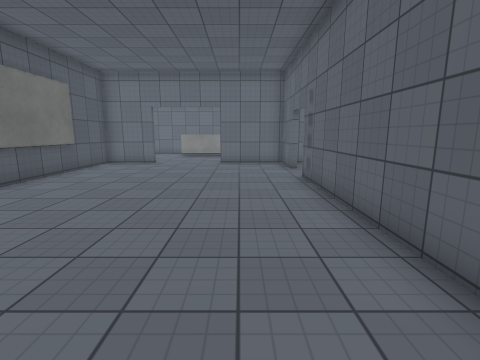
view 1 (above)

23 first-person views from a walk through a 3-D level made in the Unity game engine. The camera is 1.5 m above the floor, tilts 10° down and sees 85° across. Doors are open. The floor is counted in squares, 1 m on a side. Each view is taken from the middle of a square. On the plan, view 1 faces up. The plan holds only what a view shows up to about 14 squares ahead; the rest is blank. The player is left out. Surface patterns are stand-ins for the level's own textures.

view 2
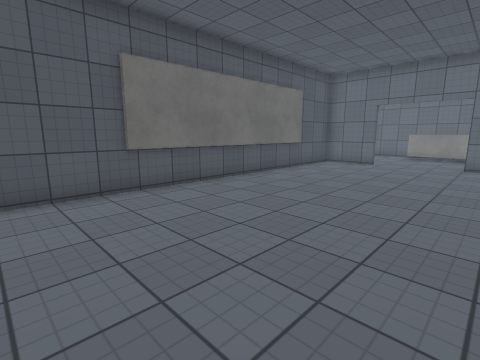

view 3
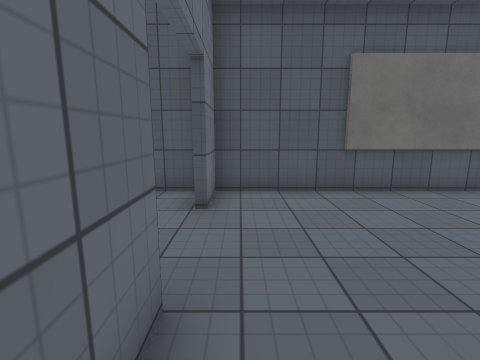

view 4
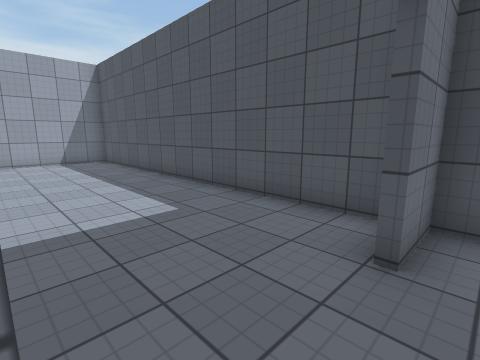

view 5
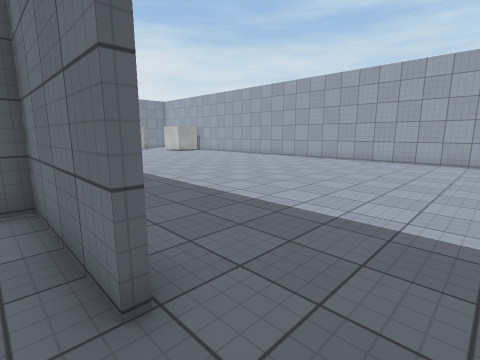

view 6
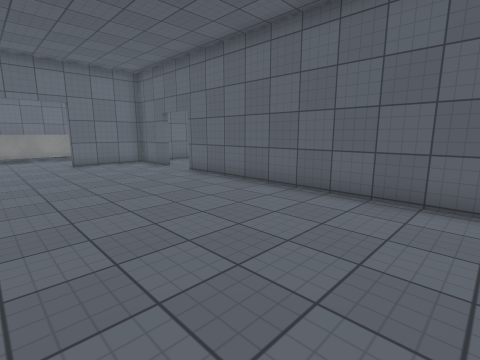

view 7
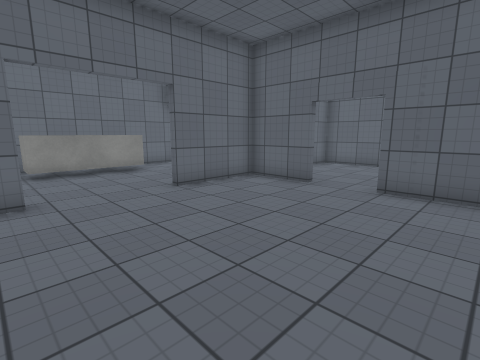

view 8
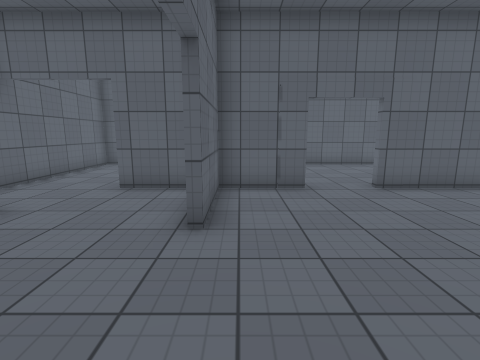

view 9
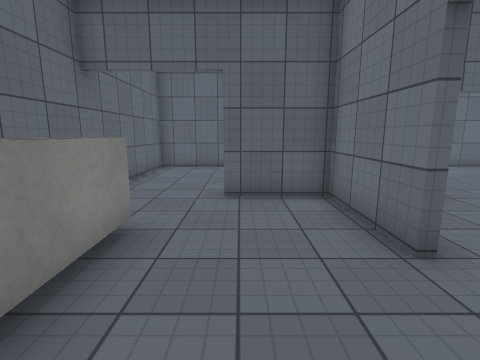

view 10
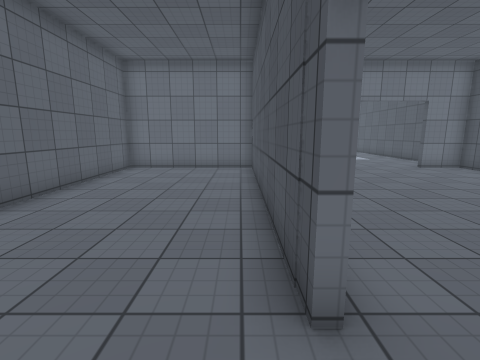

view 11
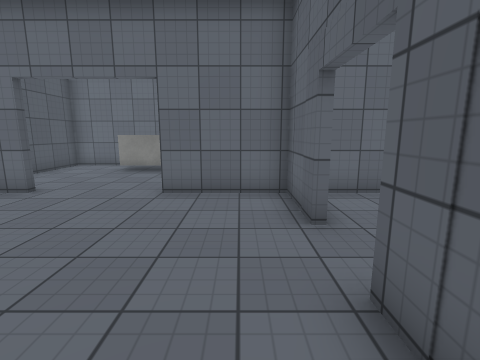

view 12
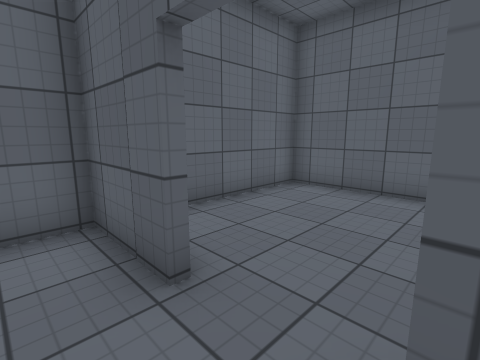

view 13
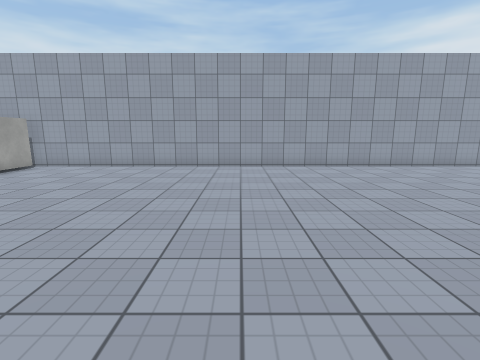

view 14
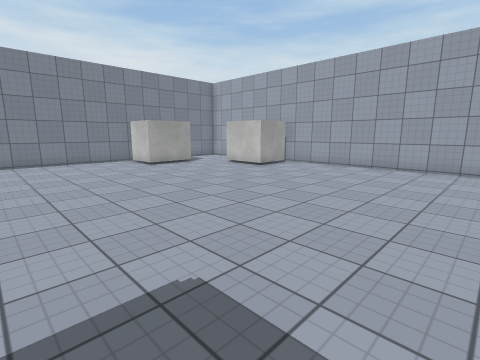

view 15
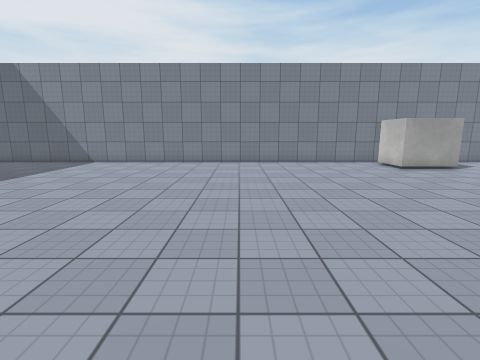

view 16
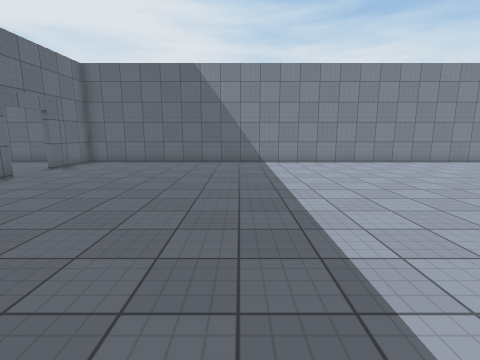

view 17
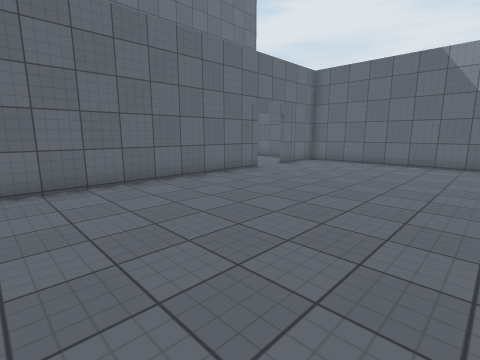

view 18
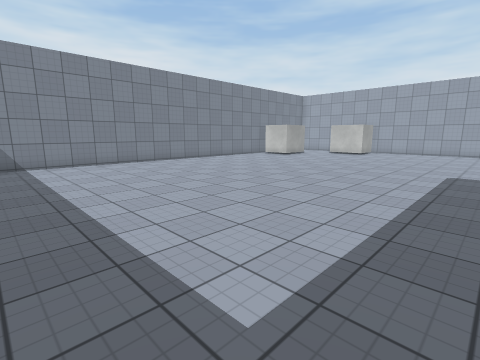

view 19
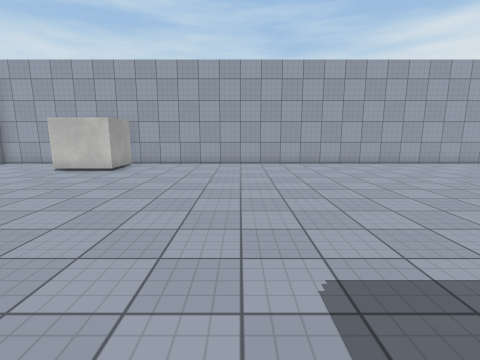

view 20
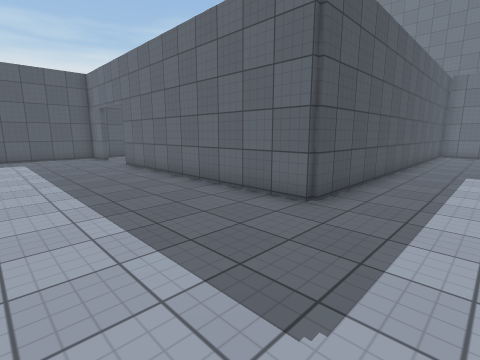

view 21
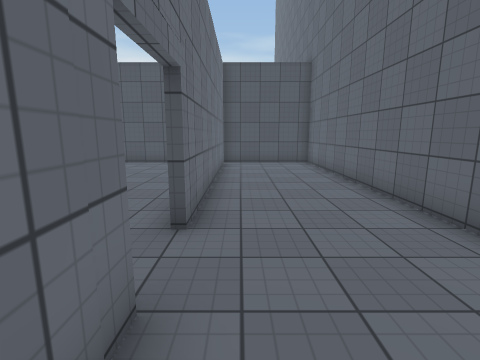

view 22
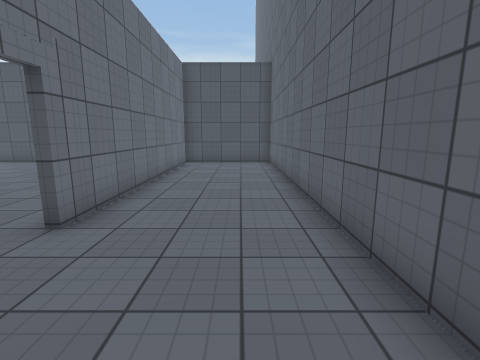

view 23
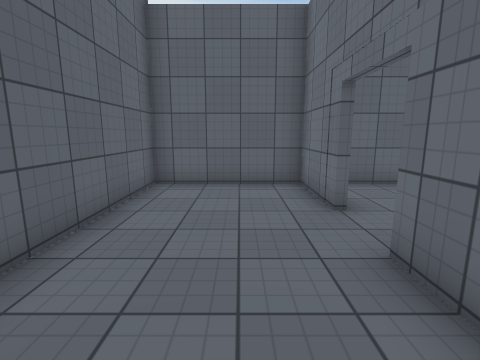

### Floor plan
Points are (right, up) in squares from view 1. A wall is a line through its corners. A room is listed if a view was taken in it or the views show most of it. See-through windows are left out.
Room 1 (views 1, 2, 3, 4, 5, 6, 7, 8, 11, 12)
walls: (2.2, 11.1) (2.2, 13.6) (-1, 13.6); (-4.4, 13.6) (-6.8, 13.6) (-6.8, -0.7) (-5, -0.7); (-2.1, -0.7) (2.2, -0.7) (2.2, 9.2)
ways out: open door at (-2.5, 14) to room 2; open door at (2, 10.5) to room 3; open door at (-3.5, -1) to room 4
Room 2 (view 9)
walls: (0, 17.7) (-3.9, 17.7) (-3.9, 18.9); (-1, 13.8) (2.2, 13.8) (2.2, 16.4); (1.9, 19.6) (-6.8, 19.6) (-6.8, 16.8)
ways out: open door at (-2.5, 14) to room 1; open door at (2, 18) to room 6; gap at (-4, 19); gap at (0, 19)
Room 3 (view 10)
walls: (2.5, 9.2) (2.5, -0.7) (7.9, -0.7) (7.9, 13.6) (2.9, 13.6)
ways out: open door at (2, 10.5) to room 1
Room 4 (views 13, 14, 15, 16, 17, 18, 19, 20)
walls: (22.8, -9.4) (22.8, 14.9) (20, 14.9); (20.4, -15.2) (22.8, -15.2) (22.8, -13.5); (8.2, 12.2) (8.2, -0.9) (-2, -0.9); (-6.8, -1.1) (-6.8, -15.2) (16.8, -15.2); (18.1, 14.9) (9.2, 14.9)
ways out: open door at (-3.5, -1) to room 1; open door at (19, 15) to room 5
objects: block (16, -14) to (18, -13); block (20, -11) to (22, -9)
Room 5 (views 21, 22, 23)
walls: (20, 15.1) (22.8, 15.1) (22.8, 19.6) (8.2, 19.6) (8.2, 15.2) (18.1, 15.2)
ways out: open door at (19, 15) to room 4
Room 6 (no view inside)
walls: (7.9, 16.6) (7.9, 19.6) (1.9, 19.6)
ways out: open door at (2, 18) to room 2

Positions as (right, up) in squares from view 1, and headings:
1: (0, 0), facing up
2: (0, 0), facing up-left
3: (0, 0), facing left
4: (-2, 0), facing down-left
5: (-4, 0), facing down-right
6: (-4, 0), facing up-right
7: (-5, 7), facing up-right
8: (-5, 13), facing right
9: (-4, 16), facing right
10: (3, 11), facing down
11: (1, 7), facing up
12: (1, 9), facing up-right
13: (7, -3), facing down
14: (8, -3), facing down-right
15: (9, -2), facing right
16: (9, 7), facing right
17: (9, 7), facing up-right
18: (9, 7), facing down-right
19: (11, -2), facing down
20: (11, -6), facing up-left
21: (22, 16), facing left
22: (22, 18), facing left
23: (15, 17), facing right
